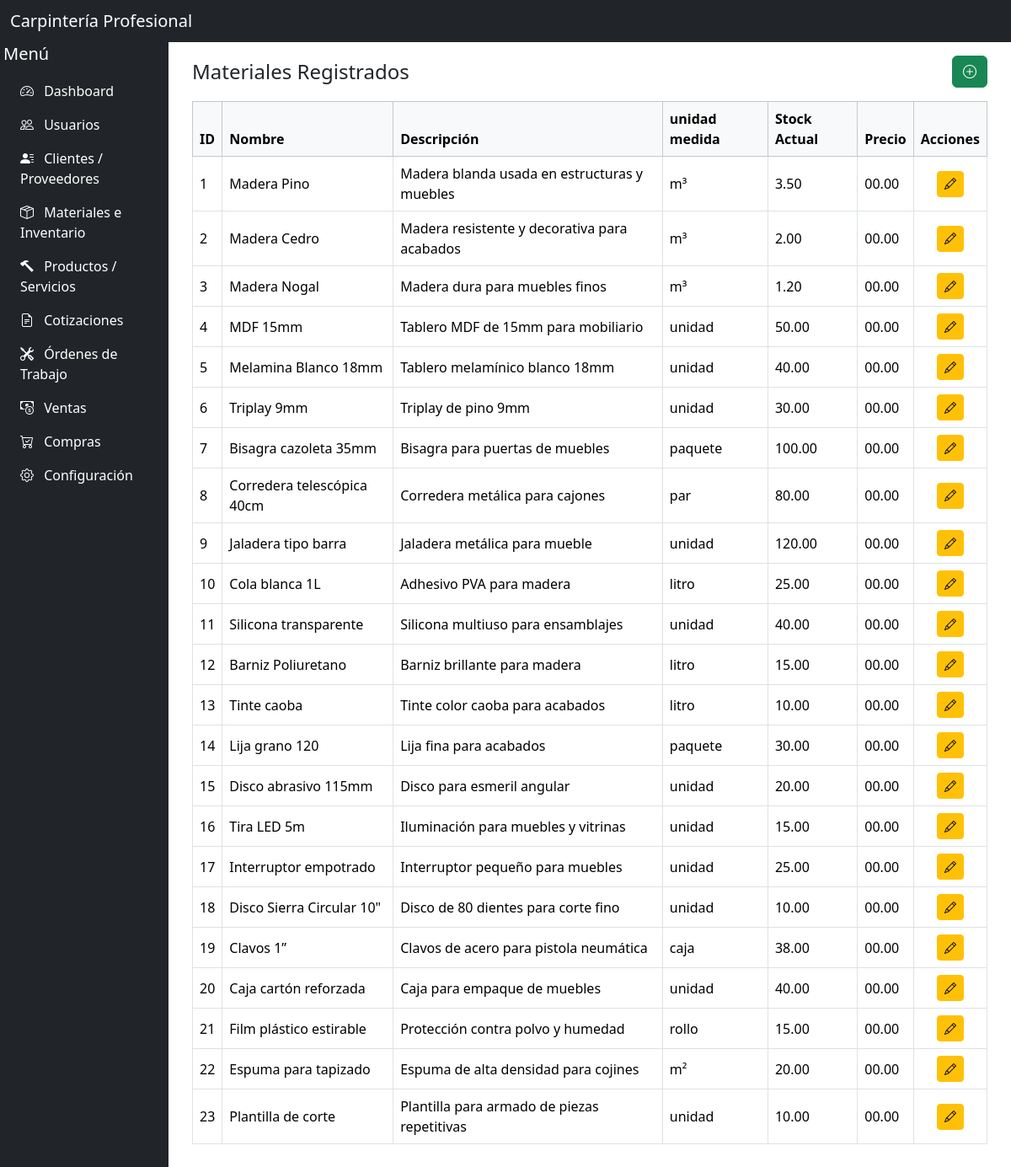
Before: /dashboard/materiales.php with the older database file.
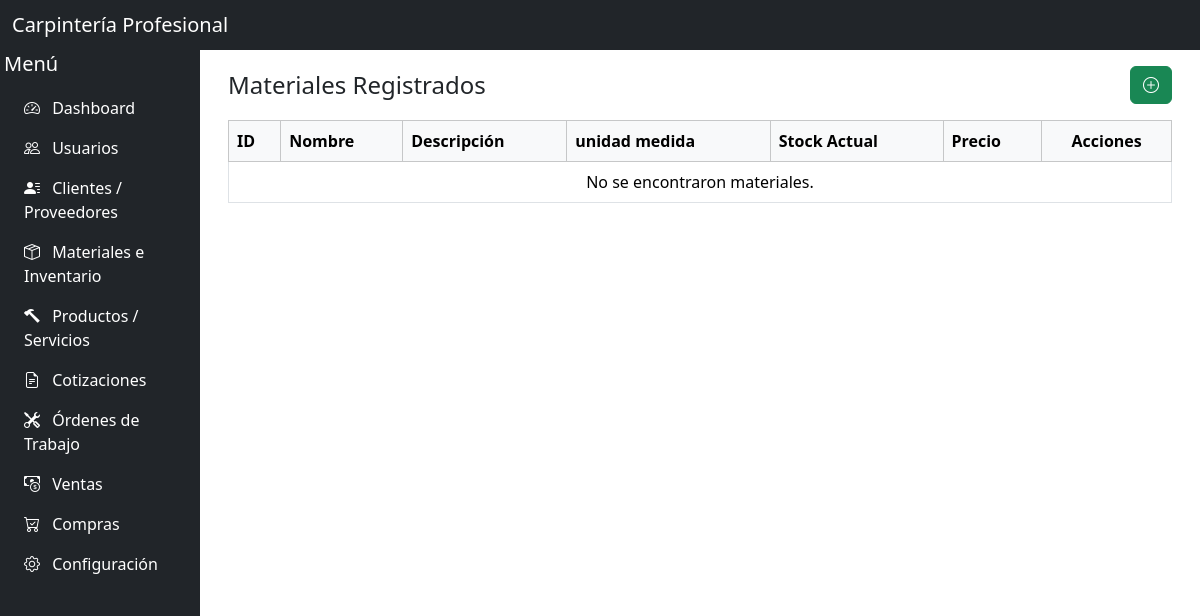
After: the same page with the newer database file.
### tables this page shows
CREATE TABLE `materiales` (
  `id` int(11) NOT NULL,
  `nombre` varchar(100) NOT NULL,
  `descripcion` text DEFAULT NULL,
  `unidad_medida` varchar(50) DEFAULT NULL,
  `stock_actual` decimal(10,2) DEFAULT 0.00,
  `creado_en` timestamp NOT NULL DEFAULT current_timestamp()
);

### dashboard/materiales.php (the view)
<?php
require_once("../includes/conexion.php");
$sql = "SELECT * FROM materiales";
$stmt = $pdo->prepare($sql);
$stmt->execute();
$materiales = $stmt->fetchAll(PDO::FETCH_ASSOC);
include '../includes/header.php';
include '../includes/nav.php';
include '../includes/sidebar.php';
?>
<main class="flex-grow-1 overflow-auto p-3" id="mainContent">
    <div class="container-fluid">
        <div class="d-flex justify-content-between align-items-center mb-3">
            <h4 class="mb-0">Materiales Registrados</h4>
            <div>
                <a href="registrar_materiales.php" class="btn btn-success" title="Nuevo Material">
                    <i class="bi bi-plus-circle"></i>
                </a>
            </div>
        </div>
        <div class="table-responsive">
            <table class="table table-bordered table-hover align-middle">
                <thead class="table-light">
                    <tr>
                        <th>ID</th>
                        <th>Nombre</th>
                        <th>Descripción</th>
                        <th>unidad medida</th>
                        <th>Stock Actual</th>
                        <th>Precio</th>
                        <th class="text-center">Acciones</th>
                    </tr>
                </thead>
                <tbody>
                    <?php if (count($materiales) > 0): ?>
                        <?php foreach ($materiales as $material): ?>
                            <tr>
                                <td><?= $material['id'] ?></td>
                                <td><?= htmlspecialchars($material['nombre']) ?></td>
                                <td><?= htmlspecialchars($material['descripcion']) ?></td>
                                <td><?= htmlspecialchars($material['unidad_medida']) ?></td>
                                <td><?= number_format($material['stock_actual'], 2) ?></td>
                                <td> 00.00</td>
                                <td class="text-center">
                                    <a href="editar_material.php?id=<?= $material['id'] ?>" class="btn btn-sm btn-warning" title="Editar">
                                        <i class="bi bi-pencil"></i>
                                    </a>
                                </td>
                            </tr>
                        <?php endforeach; ?>
                    <?php else: ?>
                        <tr>
                            <td colspan="7" class="text-center">No se encontraron materiales.</td>
                        </tr>
                    <?php endif; ?>
                </tbody>
            </table>
        </div>
    </div>
</main>
<?php include_once("../includes/footer.php"); ?>

Changed rows visible on the page:
removed materiales: id "1", nombre "Madera Pino", descripcion "Madera blanda usada en estructuras y muebles", unidad_medida "m³", stock_actual "3.50"
removed materiales: id "2", nombre "Madera Cedro", descripcion "Madera resistente y decorativa para acabados", unidad_medida "m³", stock_actual "2.00"
removed materiales: id "3", nombre "Madera Nogal", descripcion "Madera dura para muebles finos", unidad_medida "m³", stock_actual "1.20"
removed materiales: id "4", nombre "MDF 15mm", descripcion "Tablero MDF de 15mm para mobiliario", unidad_medida "unidad", stock_actual "50.00"
removed materiales: id "5", nombre "Melamina Blanco 18mm", descripcion "Tablero melamínico blanco 18mm", unidad_medida "unidad", stock_actual "40.00"
removed materiales: id "6", nombre "Triplay 9mm", descripcion "Triplay de pino 9mm", unidad_medida "unidad", stock_actual "30.00"
removed materiales: id "7", nombre "Bisagra cazoleta 35mm", descripcion "Bisagra para puertas de muebles", unidad_medida "paquete", stock_actual "100.00"
removed materiales: id "8", nombre "Corredera telescópica 40cm", descripcion "Corredera metálica para cajones", unidad_medida "par", stock_actual "80.00"
removed materiales: id "9", nombre "Jaladera tipo barra", descripcion "Jaladera metálica para mueble", unidad_medida "unidad", stock_actual "120.00"
removed materiales: id "10", nombre "Cola blanca 1L", descripcion "Adhesivo PVA para madera", unidad_medida "litro", stock_actual "25.00"
removed materiales: id "11", nombre "Silicona transparente", descripcion "Silicona multiuso para ensamblajes", unidad_medida "unidad", stock_actual "40.00"
removed materiales: id "12", nombre "Barniz Poliuretano", descripcion "Barniz brillante para madera", unidad_medida "litro", stock_actual "15.00"
removed materiales: id "13", nombre "Tinte caoba", descripcion "Tinte color caoba para acabados", unidad_medida "litro", stock_actual "10.00"
removed materiales: id "14", nombre "Lija grano 120", descripcion "Lija fina para acabados", unidad_medida "paquete", stock_actual "30.00"
removed materiales: id "15", nombre "Disco abrasivo 115mm", descripcion "Disco para esmeril angular", unidad_medida "unidad", stock_actual "20.00"
removed materiales: id "16", nombre "Tira LED 5m", descripcion "Iluminación para muebles y vitrinas", unidad_medida "unidad", stock_actual "15.00"
removed materiales: id "17", nombre "Interruptor empotrado", descripcion "Interruptor pequeño para muebles", unidad_medida "unidad", stock_actual "25.00"
removed materiales: id "18", nombre "Disco Sierra Circular 10\"", descripcion "Disco de 80 dientes para corte fino", unidad_medida "unidad", stock_actual "10.00"
removed materiales: id "19", nombre "Clavos 1”", descripcion "Clavos de acero para pistola neumática", unidad_medida "caja", stock_actual "38.00"
removed materiales: id "20", nombre "Caja cartón reforzada", descripcion "Caja para empaque de muebles", unidad_medida "unidad", stock_actual "40.00"
removed materiales: id "21", nombre "Film plástico estirable", descripcion "Protección contra polvo y humedad", unidad_medida "rollo", stock_actual "15.00"
removed materiales: id "22", nombre "Espuma para tapizado", descripcion "Espuma de alta densidad para cojines", unidad_medida "m²", stock_actual "20.00"
removed materiales: id "23", nombre "Plantilla de corte", descripcion "Plantilla para armado de piezas repetitivas", unidad_medida "unidad", stock_actual "10.00"
Other visible differences:
text now shown: "No se encontraron materiales."
